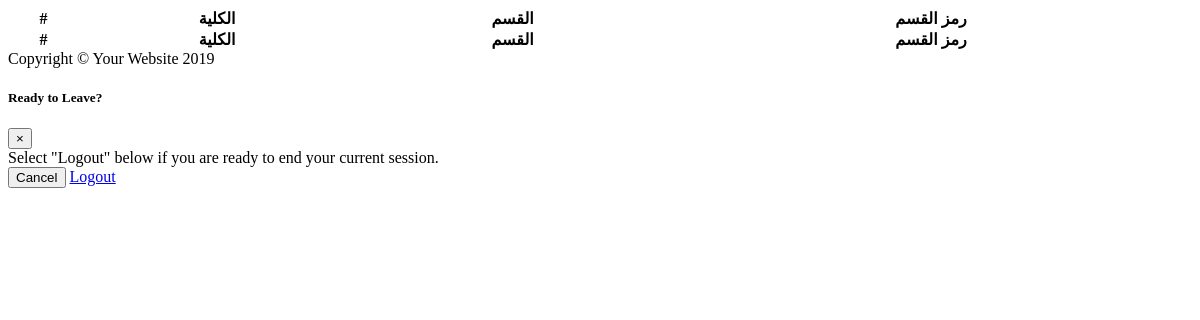
Page /show_all_department.php on the earlier database version.
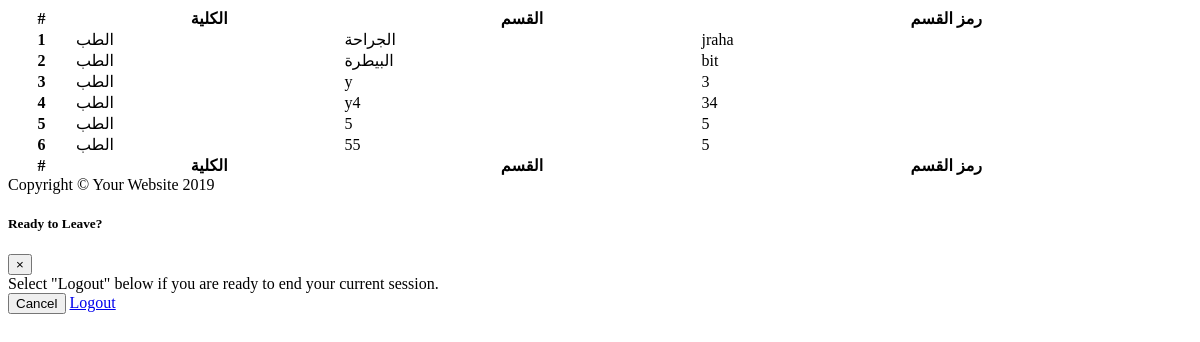
Same page on the later database version.
### tables this page shows
CREATE TABLE `depart_table` (
  `id` int(11) NOT NULL,
  `fac_name` varchar(255) NOT NULL,
  `depart_name` varchar(255) NOT NULL,
  `depart_asign` varchar(255) NOT NULL,
  `status` int(11) NOT NULL,
  `date` timestamp NOT NULL DEFAULT CURRENT_TIMESTAMP,
  `sem_no` varchar(10) NOT NULL
);

### show_all_department.php (the view, shortened to what this page needs)
<?php
include "conn.php";
?>
<body id="page-top">
  <div id="wrapper">
        <div class="container-fluid">
              <div class="table-responsive">
                <table class="table table-bordered" id="dataTable" width="100%" cellspacing="0">
                  <thead>
                    <tr>
                      <th>#</th>
                      <th> الكلية</th>
                      <th>القسم</th>
                      <th>رمز القسم</th>
                    </tr>
                  </thead>
                  <tfoot>
                    <tr>
                    <th>#</th>
                      <th> الكلية</th>
                      <th>القسم</th>
                      <th>رمز القسم</th>
                    </tr>
                  </tfoot>
                  <tbody>
                    <?php $select =mysqli_query($connect,"select * from depart_table");
                $counter = 0;
                while($rows = mysqli_fetch_array($select)){
                    $counter++;
                echo '
                <tr>
                <th scope="row">'.$counter.'</th>
                <td>'.$rows['fac_name'].'</td>
                <td>'.$rows['depart_name'].'</td>
                <td>'.$rows['depart_asign'].'</td>
                </tr>
                ';
                    }
                    ?>
                   </tbody>
                </table>
            </div>
          </div>
        </div>
      <footer class="sticky-footer bg-white">
        <div class="container my-auto">
          <div class="copyright text-center my-auto">
            <span>Copyright &copy; Your Website 2019</span>
          </div>
        </div>
      </footer>
  <div class="modal fade" id="logoutModal" tabindex="-1" role="dialog" aria-labelledby="exampleModalLabel" aria-hidden="true">
    <div class="modal-dialog" role="document">
      <div class="modal-content">
        <div class="modal-header">
          <h5 class="modal-title" id="exampleModalLabel">Ready to Leave?</h5>
          <button class="close" type="button" data-dismiss="modal" aria-label="Close">
            <span aria-hidden="true">×</span>
          </button>
        </div>
        <div class="modal-body">Select "Logout" below if you are ready to end your current session.</div>
        <div class="modal-footer">
          <button class="btn btn-secondary" type="button" data-dismiss="modal">Cancel</button>
          <a class="btn btn-primary" href="login.html">Logout</a>
        </div>
      </div>
    </div>
  </div>
</body>
</html>

Differences in the rows shown:
added depart_table: fac_name "الطب", depart_name "الجراحة", depart_asign "jraha"
added depart_table: fac_name "الطب", depart_name "البيطرة", depart_asign "bit"
added depart_table: fac_name "الطب", depart_name "y", depart_asign "3"
added depart_table: fac_name "الطب", depart_name "y4", depart_asign "34"
added depart_table: fac_name "الطب", depart_name "5", depart_asign "5"
added depart_table: fac_name "الطب", depart_name "55", depart_asign "5"
